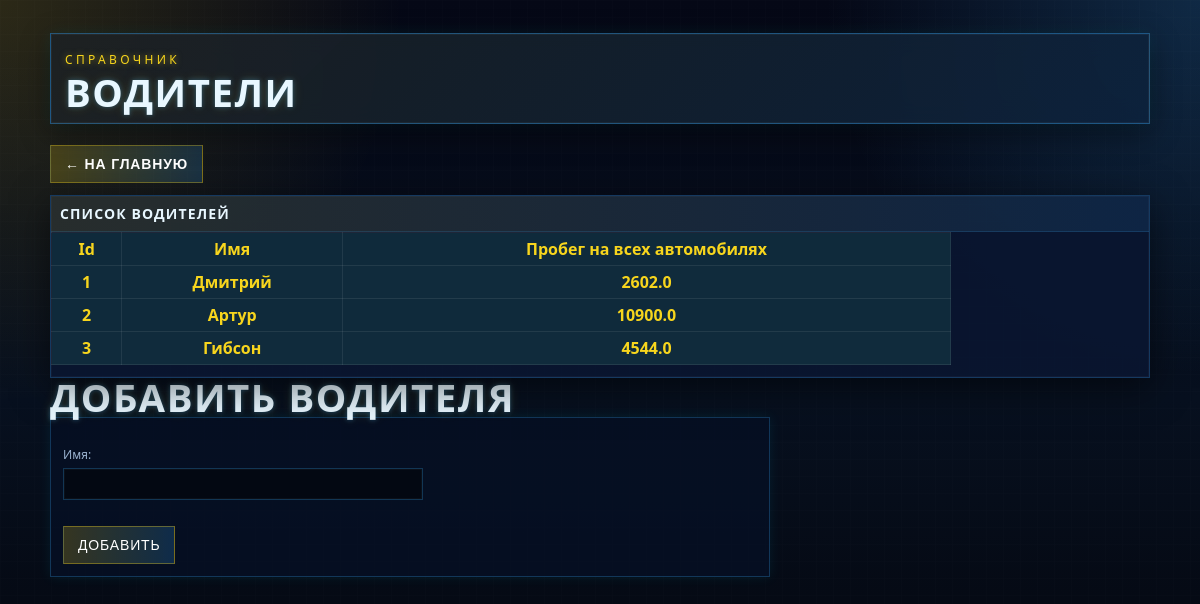
/driver/, run on the app's committed database.
### main/models.py (models this page shows, shortened)
class Driver(models.Model):
    name = models.CharField()

### main/views.py (the view, shortened to what this page needs)
# urls.py: path('driver/',DriverListView.as_view(), name='driver'),
class DriverListView(ListView):
    model = Driver
    template_name = 'main/driver.html'
    context_object_name = 'drivers'
    def get_queryset(self):
        return Driver.objects.annotate(
            total_distance=Coalesce(Sum('trips__distance'), Value(0.0), output_field=FloatField())
        )
    def get_context_data(self, *, object_list =None, **kwargs):
        context = super().get_context_data(**kwargs)
        context['form'] = AddDriver()
        return context

### main/forms.py
class AddDriver(forms.ModelForm):
    class Meta:
        model = Driver
        fields = ['name']
        labels = {'name': 'Имя'}

### main/templates/main/driver.html (shortened to what this page needs)
{% load static %}
<!DOCTYPE html>
<html lang="ru">
<head>
    <link rel="stylesheet" href="{% static 'main/css/style.css' %}">
</head>
<body>
<div class="wrap">
    <section class="hero">
        <span class="eyebrow">Справочник</span>
        <h1>Водители</h1>
    </section>
    <div style="margin-bottom: 12px;">
        <button><a href="/">← На главную</a></button>
    </div>
    <section class="panel">
        <div class="panel-head">
            <strong>Список водителей</strong>
        </div>
        <div class="table-wrap">
            <table>
                <tr>
                    <th>Id</th>
                    <th>Имя</th>
                    <th>Пробег на всех автомобилях</th>
                </tr>
                {% for d in drivers %}
                    <tr>
                        <th>{{ d.pk }}</th>
                        <th>{{ d.name }}</th>
                        <th>{{ d.total_distance|default:0 }}</th>
                    </tr>
                {% endfor %}
            </table>
        </div>
    </section>
    <h1>Добавить водителя</h1>
    <form method="post" action="">
        {{ form.as_p }}
        <button type="submit">Добавить</button>
    </form>
</div>
</body>
</html>

### main/static/main/css/style.css (style rules this page uses)
:root { --bg: #050816; --panel: rgba(7, 16, 36, 0.86); --panel-2: rgba(10, 22, 48, 0.94); --cyan: #3aaeff; --pink: #1f6fff; --yellow: #f7d51d; --text: #eaf5ff; --muted: #9bb3d0; --border: rgba(58, 174, 255, 0.35); }
* { box-sizing: border-box; }
body { margin: 0; padding: 12px; min-height: 100vh; font-family: "Segoe UI", Arial, sans-serif; color: #e8f7ff; background: radial-gradient(circle at top left, rgba(247, 213, 29, 0.16), transparent 28%), radial-gradient(circle at top right, rgba(58, 174, 255, 0.20), transparent 26%), linear-gradient(180deg, #050816 0%, #07101f 50%, #03040a 100%); overflow-x: hidden; }
body::before { content: ""; position: fixed; inset: 0; pointer-events: none; background-image: linear-gradient(rgba(255,255,255,0.03) 1px, transparent 1px), linear-gradient(90deg, rgba(255,255,255,0.03) 1px, transparent 1px); background-size: 17px 17px; opacity: 0.18; mix-blend-mode: screen; }
.wrap { width: min(1100px, calc(100% - 16px)); margin: 0 auto; padding: 21px 0 28px; position: relative; }
.hero { position: relative; padding: 13px 14px 12px; margin-bottom: 11px; border: 1px solid rgba(58, 174, 255, 0.38); background: linear-gradient(135deg, rgba(247,213,29,0.08), rgba(58,174,255,0.10)), var(--panel); backdrop-filter: blur(12px); box-shadow: 0 0 0 1px rgba(255,255,255,0.04) inset, 0 9px 30px rgba(0,0,0,0.45), 0 0 15px rgba(0,245,255,0.08); overflow: hidden; }
.hero::after { content: ""; position: absolute; inset: auto -20% -9px -20%; height: 2px; background: linear-gradient(90deg, transparent, var(--yellow), var(--cyan), transparent); filter: blur(1px); }
.eyebrow { display: inline-block; font-size: 6px; letter-spacing: 0.28em; text-transform: uppercase; color: var(--yellow); margin-bottom: 5px; text-shadow: 0 0 6px rgba(247, 213, 29, 0.5); }
h1 { margin: 0; font-size: clamp(16px, 2.5vw, 30px); line-height: 1; letter-spacing: 0.04em; text-transform: uppercase; text-shadow: 0 0 5px rgba(58,174,255,0.35), 0 0 12px rgba(247,213,29,0.16); }
.panel { position: relative; border: 1px solid rgba(58, 174, 255, 0.24); background: var(--panel-2); box-shadow: 0 0 0 1px rgba(255,255,255,0.03) inset, 0 10px 35px rgba(0,0,0,0.5); overflow: hidden; }
.panel-head { display: flex; justify-content: space-between; gap: 6px; align-items: center; padding: 8px 9px; border-bottom: 1px solid rgba(58, 174, 255, 0.16); background: linear-gradient(90deg, rgba(247,213,29,0.12), rgba(58,174,255,0.10)); }
.panel-head strong { font-size: 8px; letter-spacing: 0.08em; text-transform: uppercase; }
.table-wrap { overflow-x: auto; }
table { width: 100%; max-width: 900px; border-collapse: collapse; margin-bottom: 12px; background: rgba(12, 20, 38, 0.92); border: 1px solid rgba(0, 245, 255, 0.22); }
tbody tr:nth-child(odd) { background: rgba(255,255,255,0.015); }
form { margin-bottom: 18px; padding: 12px; border: 1px solid rgba(58, 174, 255, 0.25); background: rgba(7, 16, 36, 0.84); box-shadow: 0 0 12px rgba(0, 245, 255, 0.08); max-width: 720px; }
label { display: block; margin: 9px 0 5px; color: var(--muted); font-size: 12px; }
input[type="text"], input[type="number"] { width: 100%; max-width: 360px; padding: 8px 9px; border: 1px solid rgba(58, 174, 255, 0.28); background: rgba(4, 8, 18, 0.94); color: var(--text); outline: none; box-shadow: inset 0 0 0 1px rgba(255,255,255,0.03); font-size: 12px; }
button { margin-top: 10px; padding: 8px 12px; border: 1px solid rgba(247, 213, 29, 0.35); background: linear-gradient(90deg, rgba(247,213,29,0.20), rgba(58,174,255,0.18)); color: #ffffff; cursor: pointer; text-transform: uppercase; letter-spacing: 0.06em; font-size: 12px; }
th, td { border: 1px solid rgba(255, 255, 255, 0.08); padding: 5px 6px; color: #e8f7ff; }
th { background: rgba(0, 245, 255, 0.08); color: #f7d51d; }
tr:nth-child(even) { background: rgba(255, 255, 255, 0.02); }
body { font-size: 16px; }
.eyebrow { font-size: 12px; }
h1 { font-size: clamp(28px, 3.2vw, 42px); }
.panel-head strong { font-size: 14px; }
button { font-size: 14px; padding: 10px 14px; }
button a, button a:visited { color: #ffffff; text-decoration: none; font-weight: 600; display: inline-block; }

### data on the page
Driver: pk "1", name "Дмитрий", total_distance "2602.0"
Driver: pk "2", name "Артур", total_distance "10900.0"
Driver: pk "3", name "Гибсон", total_distance "4544.0"
